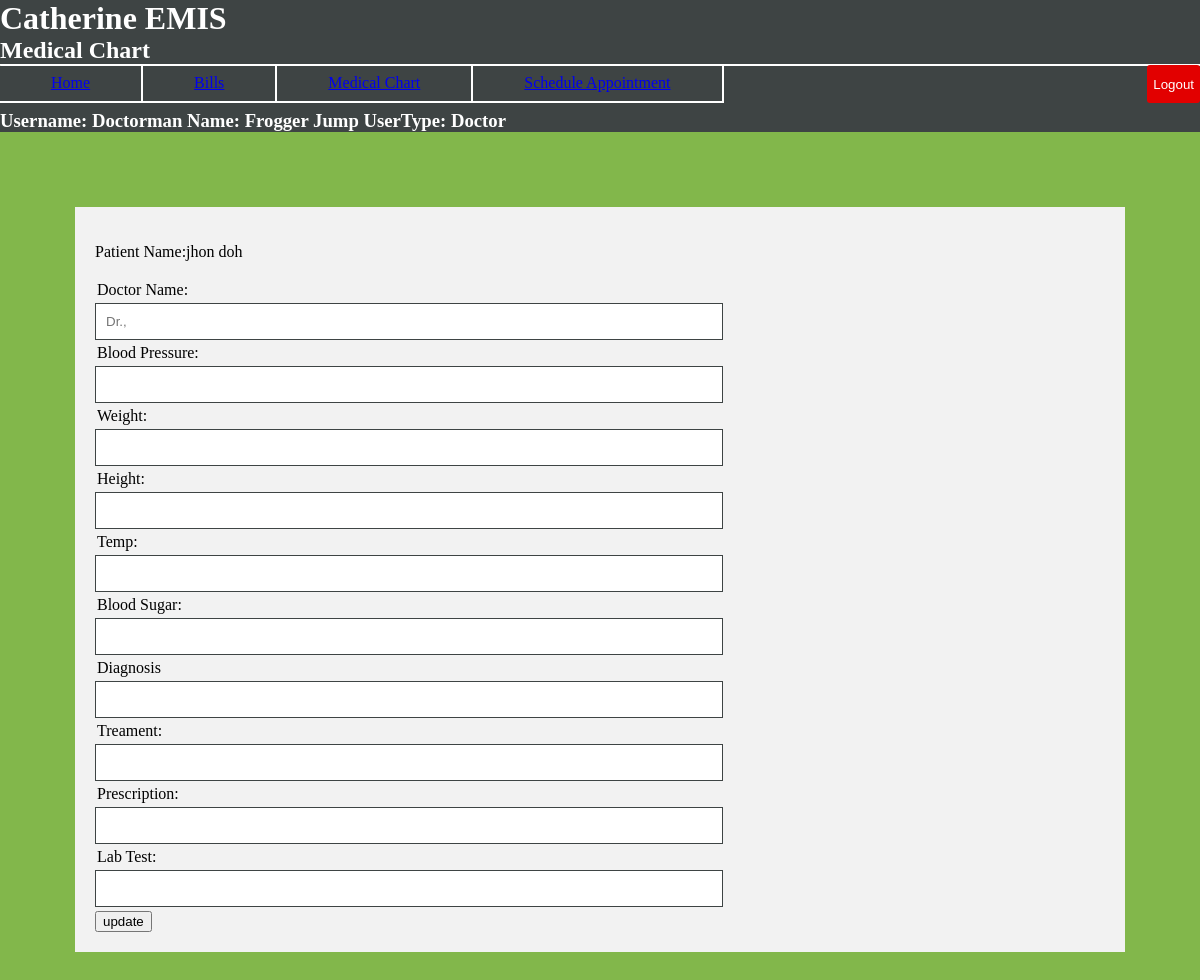
Page /MedicalInfo.php?patient=wanacry on the committed database.
### tables this page shows
CREATE TABLE IF NOT EXISTS `User` (
  `id` int(11) NOT NULL AUTO_INCREMENT,
  `first` varchar(100) NOT NULL,
  `last` varchar(100) NOT NULL,
  `username` varchar(100) NOT NULL,
  `password` varchar(100) NOT NULL,
  `type` varchar(2) NOT NULL,
  PRIMARY KEY (`id`)
);

### MedicalInfo.php (the view, shortened to what this page needs)
<!DOCTYPE html>
<html lang="en">
<?php
$mysqli = mysqli_connect("localhost", "root", "password", "CatherineEMIS");
if($_SESSION["update"] == false) {
    $patient = null;
}
if(!empty($_GET["patient"])){
    $patient = $_SESSION["patient"];
}
?>
<head>
</head>
<body>
    <h1>Catherine EMIS</h1>
    <h2>Medical Chart</h2>
    <ul class="buttons_bar">
        <li class="buttons_in_bar"><a href="/CatherineEMIS/homepage.html">Home</a></li>
        <li class="buttons_in_bar"><a href="/CatherineEMIS/bills.html">Bills</a></li>
        <li class="buttons_in_bar"><a href="/CatherineEMIS/MedicalChart.html">Medical Chart</a></li>
        <li class="buttons_in_bar"><a href="/CatherineEMIS/scheduleAppointment.html">
                Schedule Appointment
        </a></li>
    <button type="submit" class="logout_button out" value="Logout">Logout</button>
    </ul>
<?php
    $CurrUser = $_SESSION["username"];
    $personID = $mysqli->query("SELECT id FROM User WHERE username = '$CurrUser'")->fetch_object()->id;
    $firstName = $mysqli->query("SELECT first FROM User WHERE username = '$CurrUser'")->fetch_object()->first;
    $lastName = $mysqli->query("SELECT last FROM User WHERE username = '$CurrUser'")->fetch_object()->last;
    $userType = $mysqli->query("SELECT type FROM User WHERE username = '$CurrUser'")->fetch_object()->type;
    if($userType == 'U') {
        $type = "Patient";
        $searchMedRec = $mysqli->query("SELECT * FROM MedicalChart WHERE person_id = '$personID'");
        $medChart = $searchMedRec->fetch_object();
        $doctorID = $medChart->doctor_id;
        $doctorFirst = $mysqli->query("SELECT first FROM User WHERE id = '$doctorID'")->fetch_object()->first;
        $doctorLast = $mysqli->query("SELECT last FROM User WHERE id = '$doctorID'")->fetch_object()->last;
        echo "<h3><br></br>Username: $CurrUser Name: $firstName $lastName UserType: $type</h3>";
        echo "<div class =\"container\">
            <h3>Your Medical Chart:</h3>
            <p> Doctor: Dr. $doctorFirst, $doctorLast </p>
            <p> Blood Pressure:  $medChart->blood_press </p>
            <p>Last Vitals Date: $medChart->vitals_date</p>
            <p> Weight: $medChart->weight </p>
            <p> Height: $medChart->height </p>
            <p> Temp: $medChart->temp</p>
            <p> Blood Sugar: $medChart->blood_sugar</p>
            <p> Diagnosis: $medChart->diagnosis</p>
            <p> Prescription: $medChart->treatment</p>
            <p> Diagnosis: $medChart->prescription</p>
            <p> Diagnosis: $medChart->lab_test</p>
        </div>";
    } elseif(!(is_null($patient)) && (($userType == 'D') || ($userType == 'N'))){
        if($userType=='N'){
            $type = "Nurse";
        } else {
            $type = "Doctor";
        }
        echo "<h3><br></br>Username: $CurrUser Name: $firstName $lastName UserType: $type</h3>";
        $patient = $_SESSION["patient"];
        $patientID = $mysqli->query("SELECT id FROM User WHERE username = '$patient'")->fetch_object()->id;
        $pfirstName = $mysqli->query("SELECT first FROM User WHERE username = '$patient'")->fetch_object()->first;
        $plastName = $mysqli->query("SELECT last FROM User WHERE username = '$patient'")->fetch_object()->last;
        $searchMedRec = $mysqli->query("SELECT * FROM MedicalChart WHERE person_id = '$patientID'");
        $medChart = $searchMedRec->fetch_object();
        $doctorID = $medChart->doctor_id;
        $doctorFirst = $mysqli->query("SELECT first FROM User WHERE id = '$doctorID'")->fetch_object()->first;
        $doctorLast = $mysqli->query("SELECT last FROM User WHERE id = '$doctorID'")->fetch_object()->last;
        echo "<div class=\"container\">
                    <form action =\"\" method=\"GET\">
                      <p>Patient Name:$pfirstName $plastName</p>
                        <div class =\"div_small_separator\"></div>
                        <label for=\"DoctorName\">Doctor Name:</label>
                        <div class =\"div_small_separator\"></div>
                        <input type =\"text\" id =\"DoctorName\" name =\"DoctorName\"
                                placeholder= \"Dr.$doctorLast, $doctorFirst\">
                        <div class =\"div_small_separator\"></div>
                        <label for=\"BloodPress\">Blood Pressure:</label>
                        <div class =\"div_small_separator\"></div>
                        <input type =\"text\" id =\"BloodPress\" name =\"BloodPress\"
                                placeholder= \"$medChart->blood_press\">
                        <div class =\"div_small_separator\"></div>
                        <label for=\"Weight\">Weight:</label>
                        <div class =\"div_small_separator\"></div>
                        <input type =\"text\" id =\"Weight\" name =\"Weight\"
                                placeholder= \"$medChart->weight\">
                        <div class =\"div_small_separator\"></div>
                        <label for=\"Height\">Height:</label>
                        <div class =\"div_small_separator\"></div>
                        <input type =\"text\" id =\"Height\" name =\"Height\"
                                placeholder= \"$medChart->height\">
                        <div class =\"div_small_separator\"></div>
                        <label for=\"Temp\">Temp:</label>
                        <div class =\"div_small_separator\"></div>
                        <input type =\"text\" id =\"Temp\" name =\"Temp\"
                                placeholder= \"$medChart->temp\">
                        <div class =\"div_small_separator\"></div>
                        <label for=\"BloodSugar\">Blood Sugar:</label>
                        <div class =\"div_small_separator\"></div>
                        <input type =\"text\" id =\"BloodSugar\" name =\"BloodSugar\"
                                placeholder= \"$medChart->blood_sugar\">";
        if($userType == 'D'){
            echo "
                        <div class =\"div_small_separator\"></div>
                        <label for=\"Diagnosis\">Diagnosis</label>
                        <div class =\"div_small_separator\"></div>
                        <input type =\"text\" id =\"Diagnosis\" name =\"Diagnosis\"
                                placeholder= \"$medChart->diagnosis\">
                        <div class =\"div_small_separator\"></div>
                        <label for=\"Treatment\">Treament:</label>
                        <div class =\"div_small_separator\"></div>
                        <input type =\"text\" id =\"Treatment\" name =\"Treatment\"
                                placeholder= \"$medChart->treatment\">
                        <div class =\"div_small_separator\"></div>
                        <label for=\"Prescription\">Prescription:</label>
                        <div class =\"div_small_separator\"></div>
                        <input type =\"text\" id =\"Prescription\" name =\"Prescription\"
                                placeholder= \"$medChart->prescription\">
                        <div class =\"div_small_separator\"></div>
                        <label for=\"LabTest\">Lab Test:</label>
                        <div class =\"div_small_separator\"></div>
                        <input type =\"text\" id =\"LabTest\" name=\"LabTest\"
                                placeholder= \"$medChart->lab_test\">
                        <div class =\"div_small_separator\"></div>
                        <input type=\"hidden\" name = \"patient\" value = $patient>
                        <input type =\"submit\" value =\"update\"/>";
                        } else {
            echo "  <p>Diagnosis:$mecChart->diagnosis</p>
                    <p>Treatment:$medChart->treatment</p>
                    <p>Prescription:$medChart->prescription</p>
                    <p>Lab Test:$medChart->lab_test</p>
                ";
        }
              echo"
                    </form>
                </div>";
    }
?>
</body>
</html>

### MedicalInfo.php (style rules this page uses)
body { margin: 0; padding: 0; background-color: #82b74b; }
h1 { margin: 0; background-color: #3e4444; color: white; font-family: "Trebuchet MS"; text-align: left; }
h2 { margin: 0; background-color: #3e4444; color: white; font-family: "Trebuchet MS"; text-align: left; }
h3 { margin: 0; background-color: #3e4444; color: white; font-family: "Trebuchet MS"; text-align: left; }
input[type=text] { width: 60%; padding: 10px; resize: vertical; border: 1px solid #3e4444; font-size-adjust: inherit; }
label { padding: 2px; }
.logout_button { background-color: #e20000; color: white; border: medium none; border-radius: 3px; font-size-adjust: inherit; }
.out { text-align: center; float: right; height: 38px; }
.buttons_bar { list-style-type: none; margin: 0; padding: 0; width: 100%; background-color: #3e4444; border-radius: 5px; border-bottom: solid #ffffff 1px; }
.buttons_in_bar { display: inline-block; padding: 9px 51px; border-right: 2px solid #ffffff; border-bottom: 2px solid #ffffff; text-align: center; font-weight: normal; float: left; color: white; }
.container { background-color: #f2f2f2; margin: 75px; padding: 20px; }
.div_small_separator { padding: 2px; }

### rows in the picture
user: first "Frogger", last "Jump", type "Doctor"
user: first "jhon", last "doh"

### other values in the picture
$CurrUser "Doctorman"
